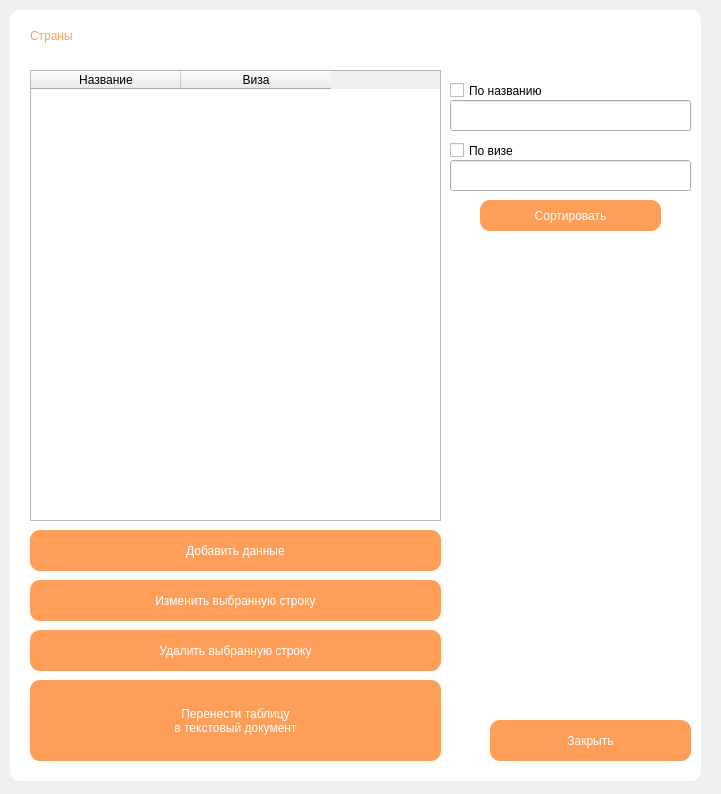
<?xml version="1.0" encoding="UTF-8"?>
<ui version="4.0">
 <class>Form7</class>
 <widget class="QWidget" name="Form7">
  <property name="geometry">
   <rect>
    <x>0</x>
    <y>0</y>
    <width>721</width>
    <height>794</height>
   </rect>
  </property>
  <property name="windowTitle">
   <string>Страны</string>
  </property>
  <widget class="QLabel" name="label_4">
   <property name="geometry">
    <rect>
     <x>30</x>
     <y>10</y>
     <width>141</width>
     <height>51</height>
    </rect>
   </property>
   <property name="styleSheet">
    <string notr="true">font: 25pt &quot;Century Gothic&quot;;
background-color: qlineargradient(spread:pad, x1:0, y1:0, x2:1, y2:0, stop:0 rgba(0, 0, 0, 0), stop:1 rgba(255, 255, 255, 0));
color: rgb(255, 158, 88);</string>
   </property>
   <property name="text">
    <string>Страны</string>
   </property>
  </widget>
  <widget class="QTableWidget" name="tableWidget">
   <property name="geometry">
    <rect>
     <x>30</x>
     <y>70</y>
     <width>411</width>
     <height>451</height>
    </rect>
   </property>
   <property name="maximumSize">
    <size>
     <width>16777215</width>
     <height>16777215</height>
    </size>
   </property>
   <property name="alternatingRowColors">
    <bool>false</bool>
   </property>
   <property name="verticalScrollMode">
    <enum>QAbstractItemView::ScrollPerPixel</enum>
   </property>
   <property name="gridStyle">
    <enum>Qt::SolidLine</enum>
   </property>
   <property name="sortingEnabled">
    <bool>true</bool>
   </property>
   <attribute name="horizontalHeaderCascadingSectionResizes">
    <bool>false</bool>
   </attribute>
   <attribute name="horizontalHeaderDefaultSectionSize">
    <number>150</number>
   </attribute>
   <attribute name="horizontalHeaderMinimumSectionSize">
    <number>39</number>
   </attribute>
   <attribute name="verticalHeaderShowSortIndicator" stdset="0">
    <bool>false</bool>
   </attribute>
   <column>
    <property name="text">
     <string>Название</string>
    </property>
   </column>
   <column>
    <property name="text">
     <string>Виза</string>
    </property>
   </column>
  </widget>
  <widget class="QLabel" name="label_20">
   <property name="geometry">
    <rect>
     <x>10</x>
     <y>10</y>
     <width>691</width>
     <height>771</height>
    </rect>
   </property>
   <property name="styleSheet">
    <string notr="true">border-radius: 10px;
background-color: rgb(255, 255, 255);</string>
   </property>
   <property name="text">
    <string/>
   </property>
  </widget>
  <widget class="QPushButton" name="pushButton_5">
   <property name="geometry">
    <rect>
     <x>30</x>
     <y>630</y>
     <width>411</width>
     <height>41</height>
    </rect>
   </property>
   <property name="styleSheet">
    <string notr="true">font: 20pt &quot;Century Gothic&quot;;
color: rgb(255, 255, 255);
border-width: 50px;
border-radius: 10px;
background-color: rgb(255, 158, 88);</string>
   </property>
   <property name="text">
    <string>Удалить выбранную строку</string>
   </property>
  </widget>
  <widget class="QPushButton" name="pushButton_3">
   <property name="geometry">
    <rect>
     <x>30</x>
     <y>530</y>
     <width>411</width>
     <height>41</height>
    </rect>
   </property>
   <property name="styleSheet">
    <string notr="true">font: 20pt &quot;Century Gothic&quot;;
color: rgb(255, 255, 255);
border-width: 50px;
border-radius: 10px;
background-color: rgb(255, 158, 88);</string>
   </property>
   <property name="text">
    <string>Добавить данные</string>
   </property>
  </widget>
  <widget class="QPushButton" name="pushButton_2">
   <property name="geometry">
    <rect>
     <x>490</x>
     <y>720</y>
     <width>201</width>
     <height>41</height>
    </rect>
   </property>
   <property name="styleSheet">
    <string notr="true">font: 20pt &quot;Century Gothic&quot;;
color: rgb(255, 255, 255);
border-width: 50px;
border-radius: 10px;
background-color: rgb(255, 158, 88);</string>
   </property>
   <property name="text">
    <string>Закрыть</string>
   </property>
  </widget>
  <widget class="QPushButton" name="pushButton_4">
   <property name="geometry">
    <rect>
     <x>30</x>
     <y>580</y>
     <width>411</width>
     <height>41</height>
    </rect>
   </property>
   <property name="styleSheet">
    <string notr="true">font: 20pt &quot;Century Gothic&quot;;
color: rgb(255, 255, 255);
border-width: 50px;
border-radius: 10px;
background-color: rgb(255, 158, 88);</string>
   </property>
   <property name="text">
    <string>Изменить выбранную строку</string>
   </property>
  </widget>
  <widget class="QCheckBox" name="checkBox">
   <property name="geometry">
    <rect>
     <x>450</x>
     <y>70</y>
     <width>141</width>
     <height>41</height>
    </rect>
   </property>
   <property name="styleSheet">
    <string notr="true">font: 10pt &quot;Century Gothic&quot;;</string>
   </property>
   <property name="text">
    <string>По названию</string>
   </property>
  </widget>
  <widget class="QLineEdit" name="lineEdit_2">
   <property name="geometry">
    <rect>
     <x>450</x>
     <y>160</y>
     <width>241</width>
     <height>31</height>
    </rect>
   </property>
   <property name="styleSheet">
    <string notr="true">font: 12pt &quot;Century Gothic&quot;;</string>
   </property>
   <property name="text">
    <string/>
   </property>
  </widget>
  <widget class="QCheckBox" name="checkBox_2">
   <property name="geometry">
    <rect>
     <x>450</x>
     <y>130</y>
     <width>121</width>
     <height>41</height>
    </rect>
   </property>
   <property name="styleSheet">
    <string notr="true">font: 10pt &quot;Century Gothic&quot;;</string>
   </property>
   <property name="text">
    <string>По визе</string>
   </property>
  </widget>
  <widget class="QLineEdit" name="lineEdit">
   <property name="geometry">
    <rect>
     <x>450</x>
     <y>100</y>
     <width>241</width>
     <height>31</height>
    </rect>
   </property>
   <property name="styleSheet">
    <string notr="true">font: 12pt &quot;Century Gothic&quot;;</string>
   </property>
   <property name="text">
    <string/>
   </property>
  </widget>
  <widget class="QPushButton" name="pushButton">
   <property name="geometry">
    <rect>
     <x>480</x>
     <y>200</y>
     <width>181</width>
     <height>31</height>
    </rect>
   </property>
   <property name="styleSheet">
    <string notr="true">font: 15pt &quot;Century Gothic&quot;;
color: rgb(255, 255, 255);
border-width: 50px;
border-radius: 10px;
background-color: rgb(255, 158, 88);</string>
   </property>
   <property name="text">
    <string>Сортировать</string>
   </property>
  </widget>
  <widget class="QPushButton" name="pushButton_10">
   <property name="geometry">
    <rect>
     <x>30</x>
     <y>680</y>
     <width>411</width>
     <height>81</height>
    </rect>
   </property>
   <property name="styleSheet">
    <string notr="true">font: 20pt &quot;Century Gothic&quot;;
color: rgb(255, 255, 255);
border-width: 50px;
border-radius: 10px;
background-color: rgb(255, 158, 88);</string>
   </property>
   <property name="text">
    <string>Перенести таблицу 
в текстовый документ</string>
   </property>
  </widget>
  <zorder>label_20</zorder>
  <zorder>tableWidget</zorder>
  <zorder>label_4</zorder>
  <zorder>pushButton_5</zorder>
  <zorder>pushButton_3</zorder>
  <zorder>pushButton_2</zorder>
  <zorder>pushButton_4</zorder>
  <zorder>checkBox</zorder>
  <zorder>lineEdit_2</zorder>
  <zorder>checkBox_2</zorder>
  <zorder>lineEdit</zorder>
  <zorder>pushButton</zorder>
  <zorder>pushButton_10</zorder>
 </widget>
 <resources/>
 <connections/>
</ui>
